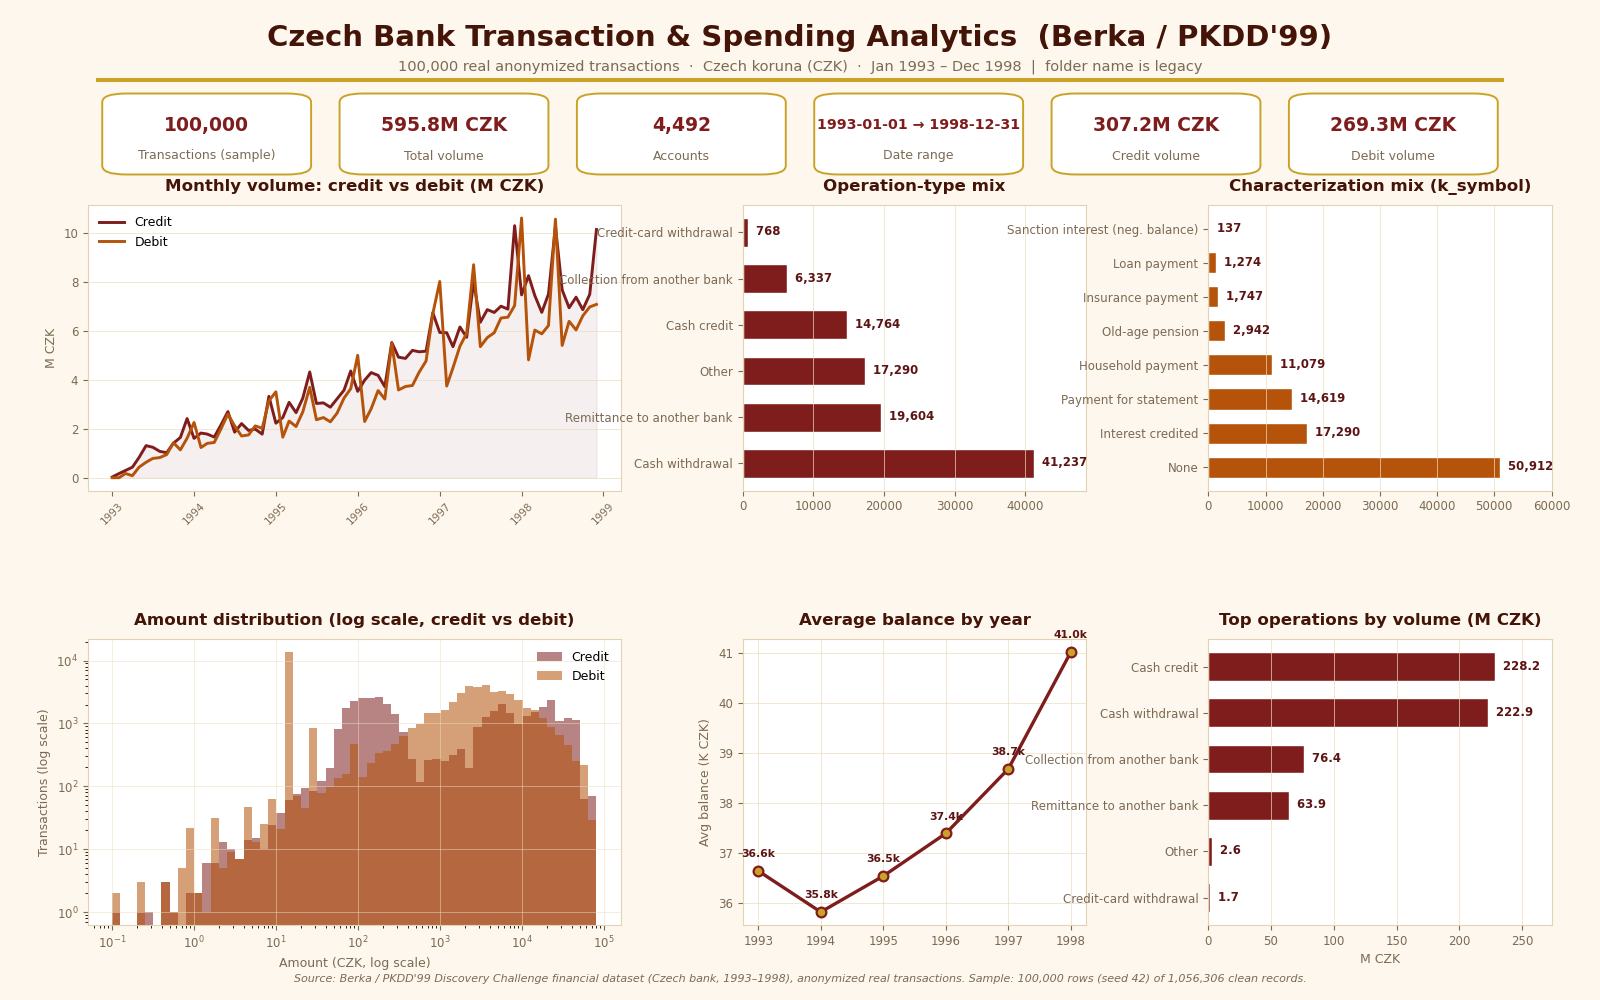

Generate this figure with Python:
"""Czech Bank Transaction & Spending Analytics (Berka / PKDD'99)

Reads data/bank_transactions.csv (deterministic 100k-row sample, seed 42)
and renders one polished 1600x1000 px dashboard PNG.

Design language (distinct for this project):
  burgundy/wine #7F1D1D + cream #FEF7ED + gold #C9A227 accents,
  rounded KPI cards, asymmetric panel spans, subtle grids.
All labels use English translations of the Czech codes.
"""
import os

import matplotlib
matplotlib.use("Agg")
import matplotlib.pyplot as plt
from matplotlib.patches import FancyBboxPatch
import numpy as np
import pandas as pd

BASE = os.path.dirname(os.path.abspath(__file__))
CSV = os.path.join(BASE, "data", "bank_transactions.csv")
OUT = os.path.join(BASE, "dashboard.png")

# ---------- Palette ----------
CREAM = "#FEF7ED"
WINE = "#7F1D1D"
WINE_DEEP = "#5C1414"
GOLD = "#C9A227"
GOLD_DARK = "#B45309"
INK = "#431407"
MUTED = "#7C6A54"
SPINE = "#E3D3B3"
GRID = "#EBDCBE"

TYPE_SHORT = {"PRIJEM": "Credit", "VYDAJ": "Debit", "VYBER": "Withdrawal"}
OP_EN = {
    "VKLAD": "Cash credit",
    "VYBER": "Cash withdrawal",
    "VYBER KARTOU": "Credit-card withdrawal",
    "PREVOD Z UCTU": "Collection from another bank",
    "PREVOD NA UCET": "Remittance to another bank",
    "": "Other",
}
KSYM_EN = {
    "POJISTNE": "Insurance payment",
    "SLUZBY": "Payment for statement",
    "UROK": "Interest credited",
    "SANKC. UROK": "Sanction interest (neg. balance)",
    "SIPO": "Household payment",
    "DUCHOD": "Old-age pension",
    "UVER": "Loan payment",
    "": "None",
}

df = pd.read_csv(CSV, parse_dates=["date"]).fillna("")
df["type_en"] = df["type"].map(TYPE_SHORT)
df["op_en"] = df["operation"].map(OP_EN)
df["ksym_en"] = df["k_symbol"].map(KSYM_EN)

# ---------- KPIs ----------
n_tx = len(df)
total_vol = df["amount"].sum()
n_acct = df["account_id"].nunique()
dmin, dmax = df["date"].min(), df["date"].max()
credit_vol = df.loc[df["type"] == "PRIJEM", "amount"].sum()
debit_vol = df.loc[df["type"] == "VYDAJ", "amount"].sum()

# ---------- Aggregations ----------
monthly = (
    df.assign(ym=df["date"].dt.to_period("M").dt.to_timestamp())
      .groupby(["ym", "type_en"])["amount"].sum()
      .unstack(fill_value=0)
)
op_mix = df["op_en"].value_counts()
ksym_mix = df["ksym_en"].value_counts()
avg_bal_year = df.assign(y=df["date"].dt.year).groupby("y")["balance"].mean()
top_op_vol = df.groupby("op_en")["amount"].sum().sort_values(ascending=True)

# ---------- Figure ----------
fig = plt.figure(figsize=(16, 10), dpi=100)
fig.patch.set_facecolor(CREAM)

fig.text(0.5, 0.962, "Czech Bank Transaction & Spending Analytics  (Berka / PKDD'99)",
         ha="center", va="center", fontsize=21, fontweight="bold", color=INK)
fig.text(0.5, 0.933,
         "100,000 real anonymized transactions  ·  Czech koruna (CZK)  ·  Jan 1993 – Dec 1998  |  folder name is legacy",
         ha="center", va="center", fontsize=10.5, color=MUTED)

# thin gold rule under the title
rule = fig.add_axes([0.06, 0.918, 0.88, 0.004])
rule.set_axis_off()
rule.add_patch(FancyBboxPatch((0, 0), 1, 1, boxstyle="square,pad=0",
                              facecolor=GOLD, edgecolor="none"))

# ---------- Rounded KPI cards ----------
kpis = [
    ("Transactions (sample)", f"{n_tx:,}"),
    ("Total volume", f"{total_vol/1e6:,.1f}M CZK"),
    ("Accounts", f"{n_acct:,}"),
    ("Date range", f"{dmin:%Y-%m-%d} → {dmax:%Y-%m-%d}"),
    ("Credit volume", f"{credit_vol/1e6:,.1f}M CZK"),
    ("Debit volume", f"{debit_vol/1e6:,.1f}M CZK"),
]
kax = fig.add_axes([0.055, 0.822, 0.89, 0.088])
kax.set_axis_off()
kax.set_xlim(0, 6); kax.set_ylim(0, 1)
for i, (label, val) in enumerate(kpis):
    kax.add_patch(FancyBboxPatch(
        (i + 0.07, 0.05), 0.86, 0.90,
        boxstyle="round,pad=0.01,rounding_size=0.10",
        facecolor="white", edgecolor=GOLD, linewidth=1.4))
    kax.text(i + 0.5, 0.60, val, ha="center", va="center",
             fontsize=13.5 if len(val) <= 12 else 10.2, fontweight="bold",
             color=WINE)
    kax.text(i + 0.5, 0.25, label, ha="center", va="center",
             fontsize=9, color=MUTED)

# ---------- Asymmetric panel layout (wide first column) ----------
gs = fig.add_gridspec(2, 3, left=0.055, right=0.97, bottom=0.075, top=0.795,
                      width_ratios=[1.55, 1.0, 1.0], hspace=0.52, wspace=0.30)

def style(ax):
    ax.set_facecolor("white")
    for s in ax.spines.values():
        s.set_color(SPINE)
    ax.tick_params(colors=MUTED, labelsize=8.5)
    ax.yaxis.label.set_color(MUTED)
    ax.xaxis.label.set_color(MUTED)

def ptitle(ax, text):
    ax.set_title(text, fontsize=12, fontweight="bold", color=INK, pad=10)

# 1. Monthly volume trend (wide panel)
ax = fig.add_subplot(gs[0, 0]); style(ax)
if "Credit" in monthly.columns:
    ax.plot(monthly.index, monthly["Credit"] / 1e6, label="Credit",
            color=WINE, lw=2.1)
    ax.fill_between(monthly.index, monthly["Credit"] / 1e6, alpha=0.07, color=WINE)
if "Debit" in monthly.columns:
    ax.plot(monthly.index, monthly["Debit"] / 1e6, label="Debit",
            color=GOLD_DARK, lw=2.1)
ptitle(ax, "Monthly volume: credit vs debit (M CZK)")
ax.set_ylabel("M CZK", fontsize=9)
ax.tick_params(axis="x", labelrotation=45, labelsize=7.5)
ax.legend(fontsize=9, frameon=False, loc="upper left")
ax.grid(alpha=0.7, axis="y", color=GRID, lw=0.7)

# 2. Operation-type mix
ax = fig.add_subplot(gs[0, 1]); style(ax)
ax.barh(op_mix.index, op_mix.values, color=WINE, edgecolor="white", height=0.62)
ptitle(ax, "Operation-type mix")
for i, v in enumerate(op_mix.values):
    ax.text(v, i, f"  {v:,}", va="center", fontsize=8.4, color=WINE_DEEP,
            fontweight="bold")
ax.set_xlim(0, op_mix.values.max() * 1.18)
ax.grid(alpha=0.7, axis="x", color=GRID, lw=0.7)

# 3. k_symbol category mix
ax = fig.add_subplot(gs[0, 2]); style(ax)
ax.barh(ksym_mix.index, ksym_mix.values, color=GOLD_DARK, edgecolor="white",
        height=0.62)
ptitle(ax, "Characterization mix (k_symbol)")
for i, v in enumerate(ksym_mix.values):
    ax.text(v, i, f"  {v:,}", va="center", fontsize=8.4, color=WINE_DEEP,
            fontweight="bold")
ax.set_xlim(0, ksym_mix.values.max() * 1.18)
ax.grid(alpha=0.7, axis="x", color=GRID, lw=0.7)

# 4. Amount distribution, log scale
ax = fig.add_subplot(gs[1, 0]); style(ax)
cred = df.loc[df["type"] == "PRIJEM", "amount"]
deb = df.loc[df["type"] == "VYDAJ", "amount"]
bins = np.logspace(np.log10(df["amount"].min()), np.log10(df["amount"].max()), 60)
ax.hist(cred, bins=bins, color=WINE, alpha=0.55, label="Credit")
ax.hist(deb, bins=bins, color=GOLD_DARK, alpha=0.55, label="Debit")
ax.set_xscale("log"); ax.set_yscale("log")
ptitle(ax, "Amount distribution (log scale, credit vs debit)")
ax.set_xlabel("Amount (CZK, log scale)", fontsize=9)
ax.set_ylabel("Transactions (log scale)", fontsize=9)
ax.legend(fontsize=9, frameon=False)
ax.grid(alpha=0.5, color=GRID, lw=0.7)

# 5. Average balance by year
ax = fig.add_subplot(gs[1, 1]); style(ax)
ax.plot(avg_bal_year.index, avg_bal_year.values / 1e3, color=WINE, lw=2.4,
        marker="o", ms=7, mfc=GOLD, mec=WINE, mew=1.6)
ptitle(ax, "Average balance by year")
ax.set_ylabel("Avg balance (K CZK)", fontsize=9)
ax.set_xticks(avg_bal_year.index)
ax.grid(alpha=0.7, color=GRID, lw=0.7)
for x, y in zip(avg_bal_year.index, avg_bal_year.values / 1e3):
    ax.annotate(f"{y:,.1f}k", (x, y), textcoords="offset points",
                xytext=(0, 10), ha="center", fontsize=7.8, color=WINE_DEEP,
                fontweight="bold")

# 6. Top operation types by volume
ax = fig.add_subplot(gs[1, 2]); style(ax)
ax.barh(top_op_vol.index, top_op_vol.values / 1e6, color=WINE,
        edgecolor="white", height=0.62)
ptitle(ax, "Top operations by volume (M CZK)")
for i, v in enumerate(top_op_vol.values / 1e6):
    ax.text(v, i, f"  {v:,.1f}", va="center", fontsize=8.4, color=WINE_DEEP,
            fontweight="bold")
ax.set_xlim(0, (top_op_vol.values / 1e6).max() * 1.20)
ax.set_xlabel("M CZK", fontsize=9)
ax.grid(alpha=0.7, axis="x", color=GRID, lw=0.7)

fig.text(0.5, 0.018,
         "Source: Berka / PKDD'99 Discovery Challenge financial dataset "
         "(Czech bank, 1993–1998), anonymized real transactions. "
         "Sample: 100,000 rows (seed 42) of 1,056,306 clean records.",
         ha="center", fontsize=8, color=MUTED, style="italic")

fig.savefig(OUT, dpi=100, facecolor=CREAM)
print("Saved", OUT)
